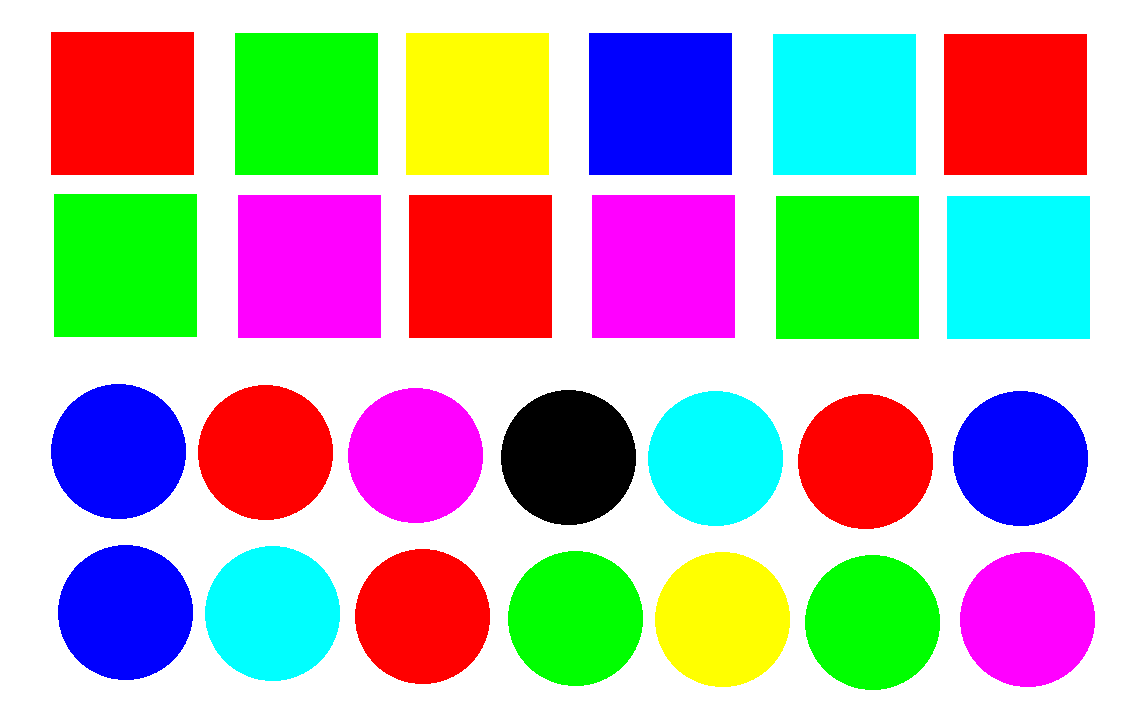
#> input picture Resources/Photos/color.png, 1144 x 714 px, found by its file name
$ python countingShapes.py
#> lines starting #> are read from the running program, lines starting #| are printed output that depends on the picture; after the words box and inside, x2 and y2 are one past the last pixel; in counts of white or black regions, pixels touching at a corner belong together
import cv2 as cv
import numpy as np

# Orijinal resim
imgPath="..\\..\\Resources\\Photos"
img = cv.imread(imgPath+'\\color.png')
#> img is the input picture: shape (714, 1144, 3); mean B, G, R 179.2, 176.6, 181.1
# cv.imshow('Orijinal', img)
# cv.waitKey(0)
# cv.destroyAllWindows()


# keskin kenarların belirlenmesi
gray = cv.cvtColor(img, cv.COLOR_BGR2GRAY)
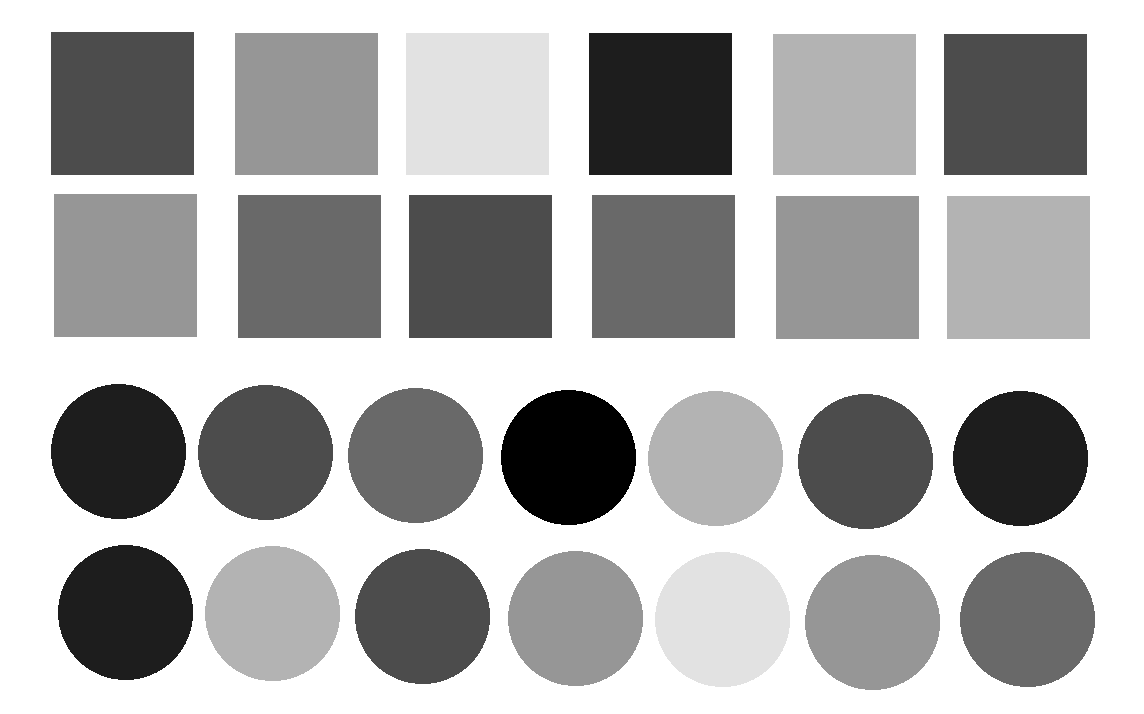
#> gray: shape (714, 1144); min 0, max 255, mean 178.3

threshold, thresh = cv.threshold(gray, 230, 255, cv.THRESH_BINARY_INV )
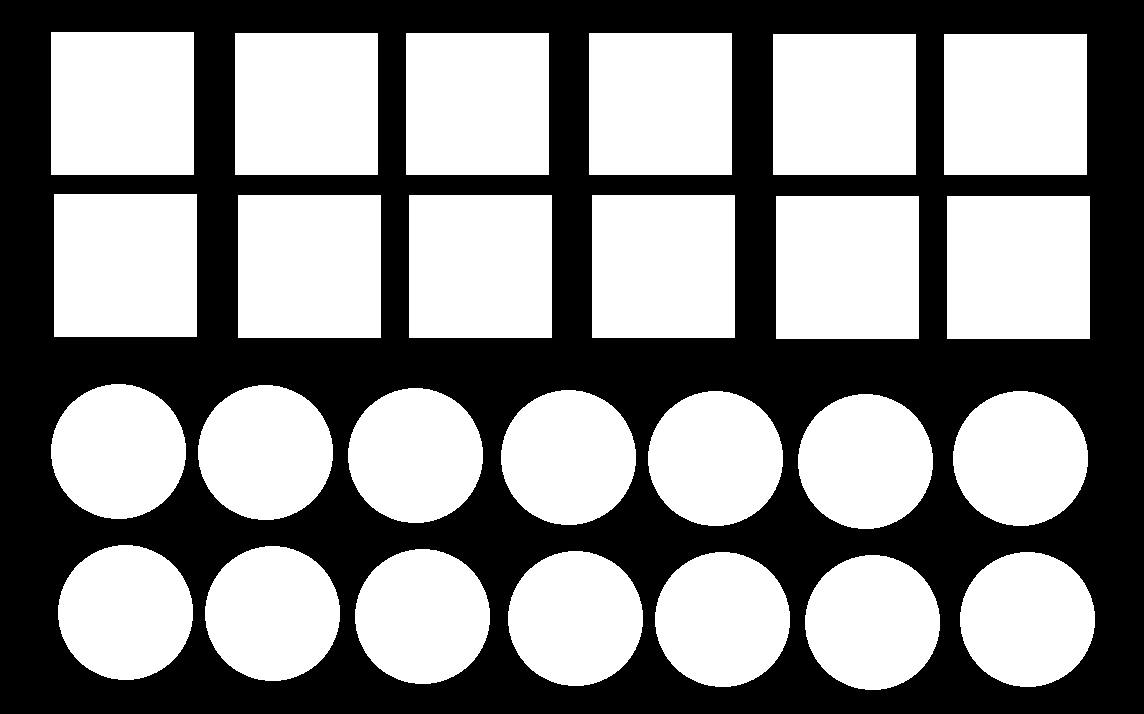
#> thresh: shape (714, 1144); 54.4% white; 1 black region
cv.imshow("tresh",thresh)

# Kontürlerin çizilmesi
contours, hierarchies = cv.findContours(thresh, cv.RETR_LIST, cv.CHAIN_APPROX_SIMPLE)
#> contours = 26 contours; largest, box (x1, y1, x2, y2) and area: (947, 196, 1090, 339) 20164, (776, 196, 919, 339) 20164, (592, 195, 735, 338) 20164, (409, 195, 552, 338) 20164, (238, 195, 381, 338) 20164
print(len(contours))
#| 26
counter=1

# kutu içine alma
for i in contours:
    x, y, w, h = cv.boundingRect(i)
    cv.rectangle(img, (x,y),(x+w,y+h), (25,50,100), thickness=4)
    cv.putText(img, str(counter), (x+w//2, y+h//2), cv.FONT_HERSHEY_TRIPLEX, 1.0, (100,50,25), 2)
    counter+=1
#> this loop made 26 passes
#> (x, y, w, h) on passes 1 to 12: (805, 555, 135, 135), (960, 552, 135, 135), (655, 552, 135, 135), (508, 551, 135, 135), (355, 549, 135, 135), (205, 546, 135, 135), (58, 545, 135, 135), (798, 394, 135, 135), (953, 391, 135, 135), (648, 391, 135, 135), (501, 390, 135, 135), (348, 388, 135, 135)
#> (i, x, y, w, h) on passes 15 to 20: ([[947, 196], [947, 338], [1089, 338], [1089, 196]], 947, 196, 143, 143), ([[776, 196], [776, 338], [918, 338], [918, 196]], 776, 196, 143, 143), ([[592, 195], [592, 337], [734, 337], [734, 195]], 592, 195, 143, 143), ([[409, 195], [409, 337], [551, 337], [551, 195]], 409, 195, 143, 143), ([[238, 195], [238, 337], [380, 337], [380, 195]], 238, 195, 143, 143), ([[54, 194], [54, 336], [196, 336], [196, 194]], 54, 194, 143, 143)
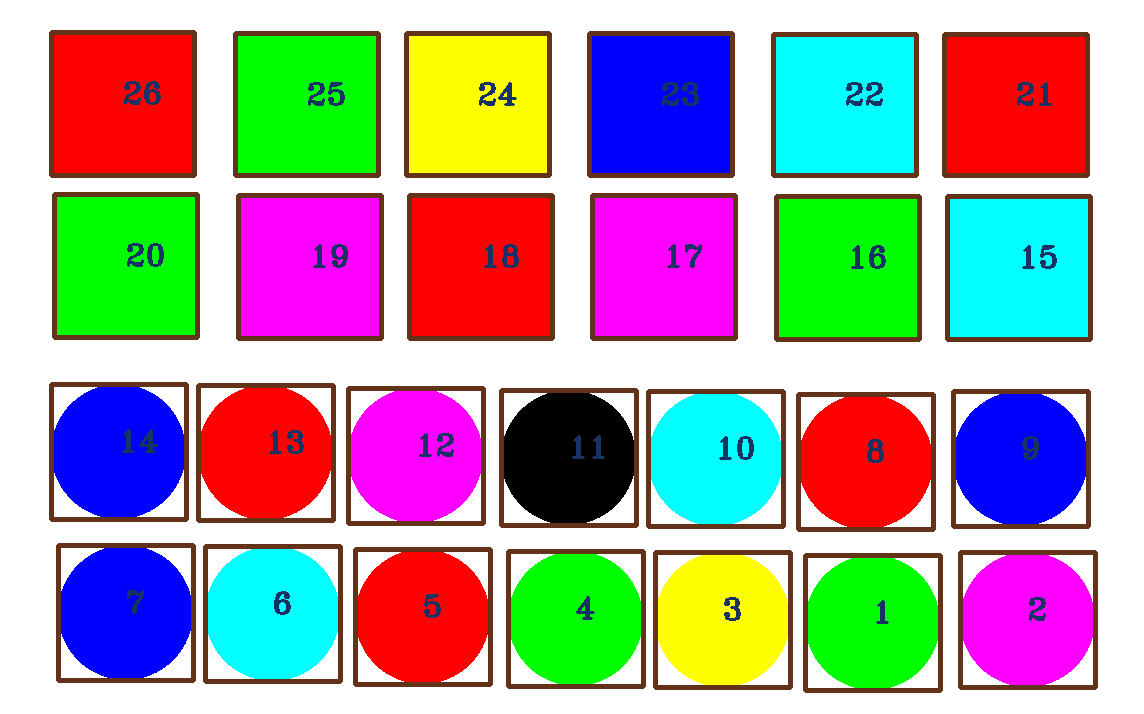
#> img: shape (714, 1144, 3); 9.84% of pixels changed, all inside (x1, y1, x2, y2) = (49, 30, 1098, 693)
#> after the loop, counter = 27

cv.drawContours(img,contours,-1,(100,100,100),4)
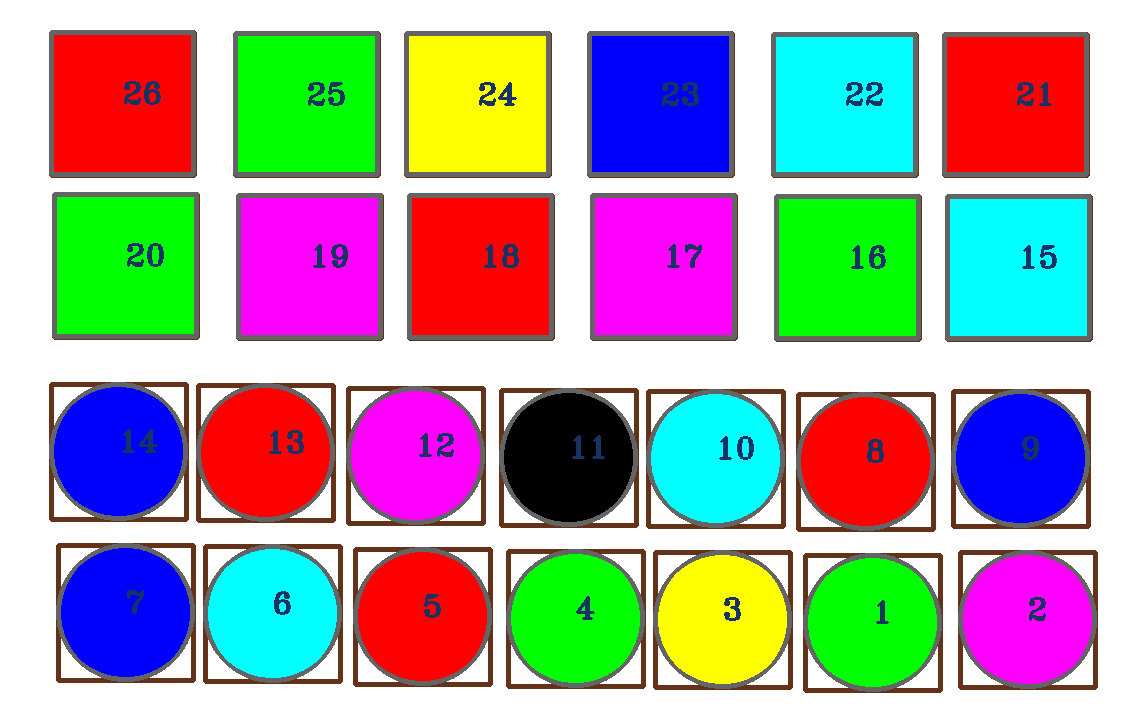
#> img: shape (714, 1144, 3); 7.4% of pixels changed, all inside (x1, y1, x2, y2) = (49, 30, 1097, 692)
cv.imshow('Orijinal', img)
cv.waitKey(0)
